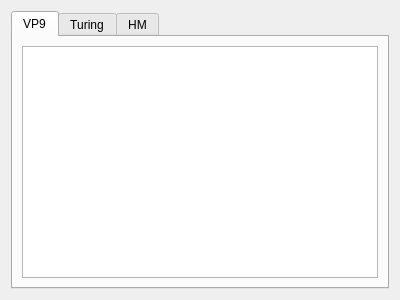
<?xml version="1.0" encoding="UTF-8"?>
<ui version="4.0">
 <class>Results</class>
 <widget class="QDialog" name="Results">
  <property name="geometry">
   <rect>
    <x>0</x>
    <y>0</y>
    <width>400</width>
    <height>300</height>
   </rect>
  </property>
  <property name="windowTitle">
   <string>Results</string>
  </property>
  <layout class="QVBoxLayout" name="verticalLayout">
   <item>
    <widget class="QTabWidget" name="tabWidget">
     <property name="toolTip">
      <string/>
     </property>
     <property name="tabPosition">
      <enum>QTabWidget::North</enum>
     </property>
     <property name="tabShape">
      <enum>QTabWidget::Rounded</enum>
     </property>
     <property name="currentIndex">
      <number>0</number>
     </property>
     <property name="movable">
      <bool>false</bool>
     </property>
     <property name="tabBarAutoHide">
      <bool>false</bool>
     </property>
     <widget class="QWidget" name="tabVP9">
      <attribute name="title">
       <string>VP9</string>
      </attribute>
      <layout class="QVBoxLayout" name="verticalLayout_2">
       <item>
        <widget class="QTextBrowser" name="textVP9"/>
       </item>
      </layout>
     </widget>
     <widget class="QWidget" name="tabTuring">
      <attribute name="title">
       <string>Turing</string>
      </attribute>
      <layout class="QVBoxLayout" name="verticalLayout_4">
       <item>
        <widget class="QTextBrowser" name="textTuring"/>
       </item>
      </layout>
     </widget>
     <widget class="QWidget" name="tabHM">
      <attribute name="title">
       <string>HM</string>
      </attribute>
      <layout class="QVBoxLayout" name="verticalLayout_3">
       <item>
        <widget class="QTextBrowser" name="textHM"/>
       </item>
      </layout>
     </widget>
    </widget>
   </item>
  </layout>
 </widget>
 <resources/>
 <connections/>
</ui>
